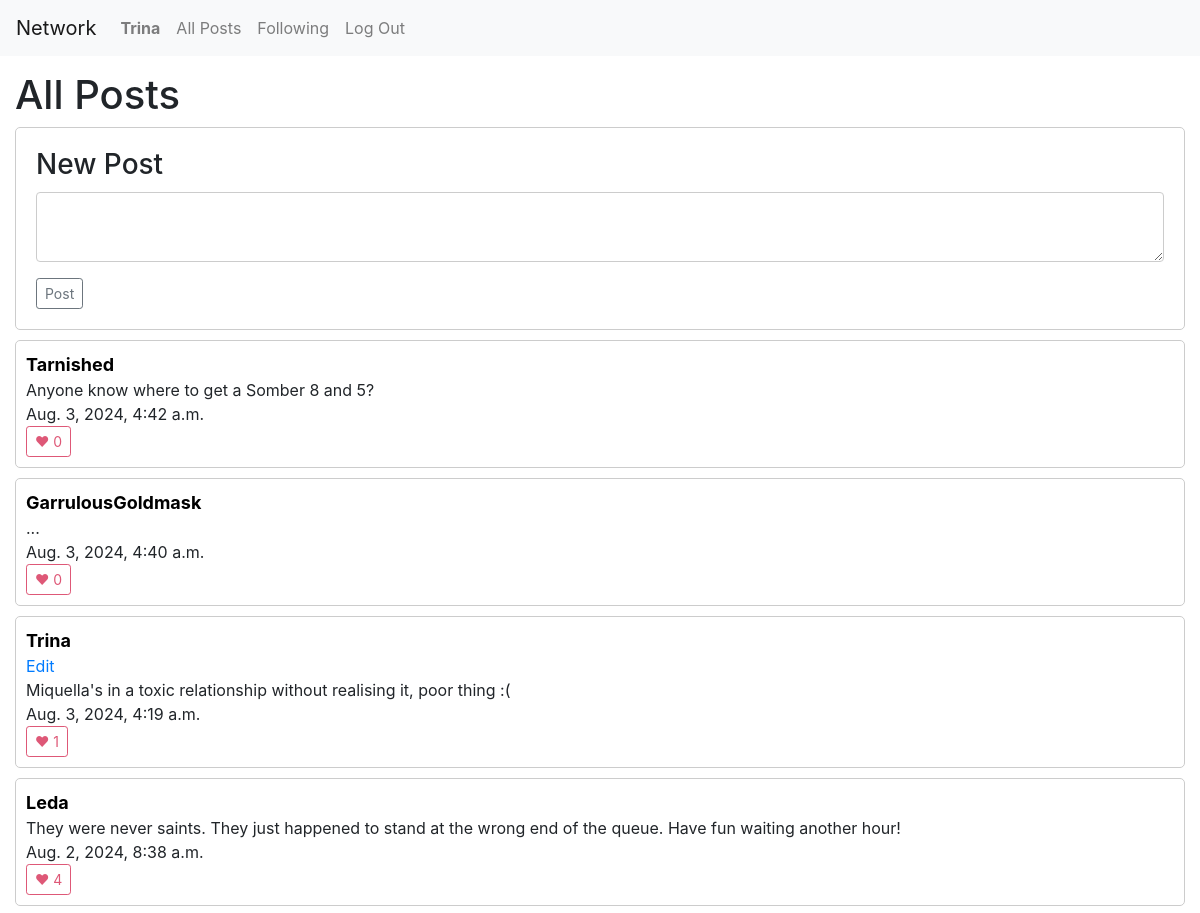
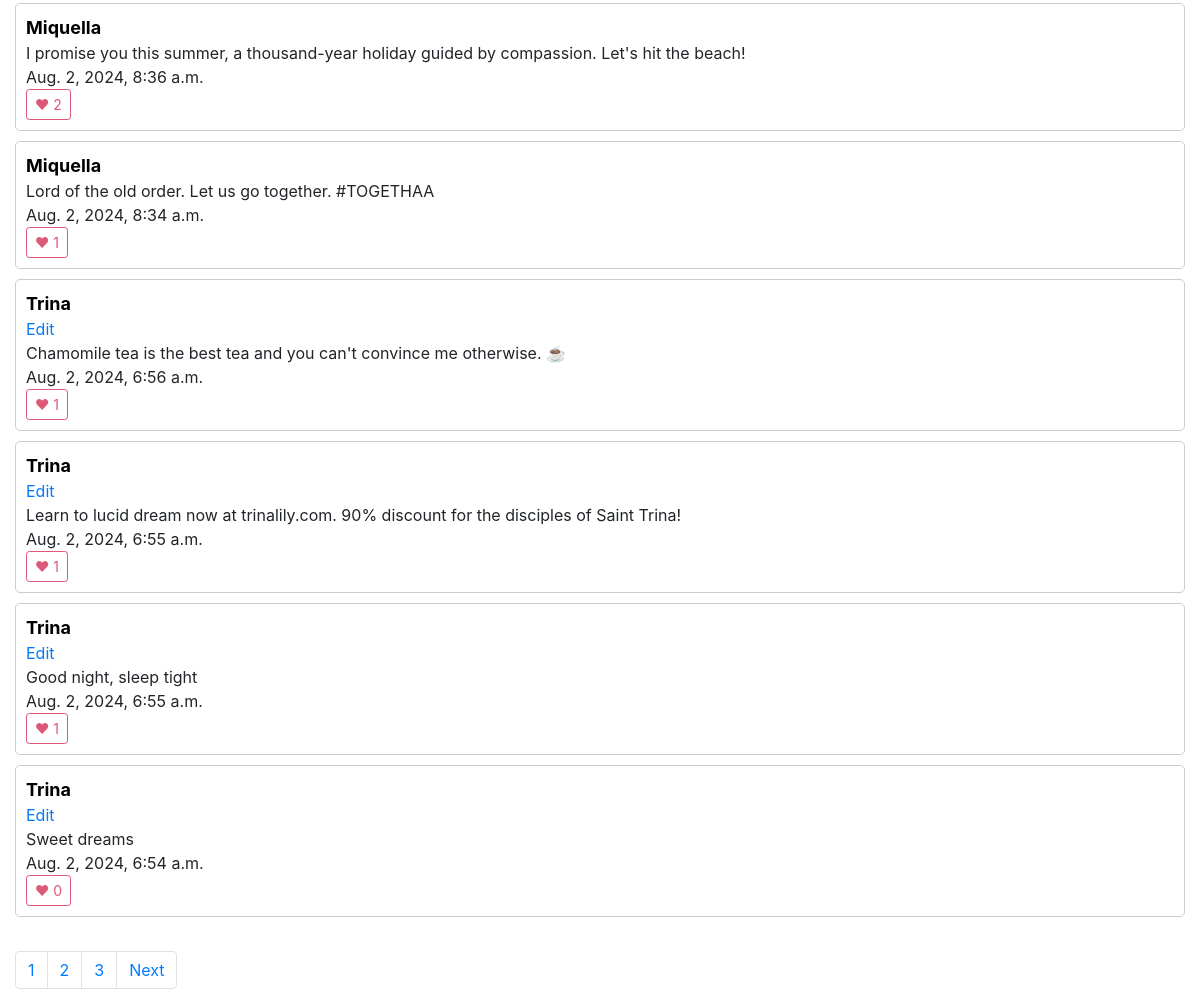
Page /all-posts/1 (signed in) on the committed database (2 pictures, top to bottom).
### network/models.py (models this page shows, shortened)
class User(AbstractUser):
    followers = models.ManyToManyField('self', related_name="following", null=True)
    following = models.ManyToManyField('self', related_name="followers",null=True)
    def __str__(self):
        return self.username

class Post(models.Model):
    user = models.ForeignKey("User", on_delete=models.CASCADE, related_name="posts")
    content = models.TextField(blank=True)
    timestamp = models.DateTimeField(auto_now_add=True)
    likes = models.IntegerField(default=0)
    likes_users = models.ManyToManyField("User", related_name="likes", null=True)

### network/views.py (the view)
# urls.py: path("all-posts/<int:page_num>", views.all_posts, name="all_posts"),
def all_posts(request, page_num):
    posts = Post.objects.all()
    posts = posts.order_by("-timestamp").all()
    p = Paginator(posts, 10)
    page_obj = p.get_page(page_num)
    prev_page = None
    has_prev_page = False
    if page_obj.has_previous():
        prev_page = page_obj.previous_page_number()
        has_prev_page = True
    next_page = None
    has_next_page = False
    if page_obj.has_next():
        next_page = page_obj.next_page_number()
        has_next_page = True
    return render(request, 'network/all.html', {
        "username":request.user,
        "posts": page_obj,
        "pages": p,
        "prev_page": prev_page,
        "has_prev_page": has_prev_page,
        "next_page": next_page,
        "has_next_page": has_next_page,
    })

### network/templates/network/all.html (shortened to what this page needs)
{% extends "network/layout.html" %}
{% load static %}
{% block body %}
  <h1>All Posts</h1>
  {% if user.is_authenticated %}
    <div id="new-post">
      <h3>New Post</h3>
      <form id="post-form">
          <textarea id="post-body"></textarea>
      </form>
      <button id="create" class="btn btn-sm btn-outline-secondary">Post</button>
    </div>
  {% endif %}
  {% for post in posts %}
  <div id="post-container">
      <a href="{% url 'user' post.user.username 1 %}" class="username-link">{{ post.user.username }}</a>
      {% if post.user == username %}
        <br><button id="edit-link-{{ post.id }}" class="edit-link" onclick="edit_post({{ post.id }})">Edit</button>
      {% endif %}
      <div id="content-{{ post.id }}">{{ post.content }}</div>
      {{ post.timestamp }} <br>
      <button id="like-{{ post.id }}" onclick="toggle_like({{ post.id }})" class="like-btn">♥ {{ post.likes_users.count }}</button>
  </div>
  {% endfor %}
  <br>
  <nav aria-label="Page navigation example">
    <ul class="pagination">
      {% for page in pages %}
        <li class="page-item"><a class="page-link"  href="{% url 'all_posts' page.number%}">{{ page.number }}</a></li>
      {% endfor %}
      {% if has_next_page %}
        <li class="page-item"><a class="page-link" href="{% url 'all_posts' next_page %}">Next</a></li>
      {% endif  %}
    </ul>
  </nav>
{% endblock %}

### network/templates/network/layout.html (shortened to what this page needs)
{% load static %}
<!DOCTYPE html>
<html lang="en">
    <head>
        <link rel="stylesheet" href="https://stackpath.bootstrapcdn.com/bootstrap/4.4.1/css/bootstrap.min.css">
        <link href="{% static 'network/styles.css' %}" rel="stylesheet">
    </head>
    <body>
        <nav class="navbar navbar-expand-lg navbar-light bg-light">
            <a class="navbar-brand" href="#">Network</a>
            <div>
              <ul class="navbar-nav mr-auto">
                {% if user.is_authenticated %}
                    <li class="nav-item">
                        <a id="nav-username" class="nav-link" href="{% url 'user' user.username 1 %}"><strong>{{ user.username }}</strong></a>
                    </li>
                {% endif %}
                <li class="nav-item">
                  <a class="nav-link" href="{% url 'index' %}">All Posts</a>
                </li>
                {% if user.is_authenticated %}
                    <li class="nav-item">
                        <a class="nav-link" href="{% url 'following' 1%}">Following</a>
                    </li>
                    <li class="nav-item">
                        <a class="nav-link" href="{% url 'logout' %}">Log Out</a>
                    </li>
                {% endif %}
              </ul>
            </div>
          </nav>
        <div class="body">
            {% block body %}
            {% endblock %}
        </div>
    </body>
</html>

### network/static/network/styles.css (style rules this page uses)
.body { margin:15px; }
#new-post > * { display: block; margin: 10px; }
#post-container { align-items: center; border: 1px solid #ccc; padding: 10px; margin-bottom: 10px; border-radius: 5px; }
#new-post { border: 1px solid #ccc; margin-bottom: 10px; padding:10px; border-radius: 5px; }
#post-body { width: 100%; box-sizing: border-box; padding: 10px; border: 1px solid #ccc; border-radius: 4px; resize: vertical; }
.edit-link { color:#007bff; background-color: transparent; border:none; padding:0px; }
.username-link { color:black; font-weight: bold; font-size: large; }
.like-btn { display: inline-block; font-weight: 400; text-align: center; vertical-align: middle; user-select: none; background-color: transparent; border: 1px solid transparent; transition: color .15s ease-in-out,background-color .15s ease-in-out,border-color .15s ease-in-out,box-shadow .15s ease-in-out; padding: .25rem .5rem; font-size: .875rem; line-height: 1.5; border-radius: .2rem; color: #de5877; border-color: #de5877; }

### rows in the picture
User: username "Trina"
Post: user.username "Tarnished", content "Anyone know where to get a Somber 8 and 5?", timestamp "Aug. 3, 2024, 4:42 a.m.", likes_users.count "0"
Post: user.username "GarrulousGoldmask", content "...", timestamp "Aug. 3, 2024, 4:40 a.m.", likes_users.count "0"
Post: user.username "Trina", content "Miquella's in a toxic relationship without realising it, poor thing :(", timestamp "Aug. 3, 2024, 4:19 a.m.", likes_users.count "1"
Post: user.username "Leda", content "They were never saints. They just happened to stand at the wrong end of the queue. Have fun waiting another hour!", timestamp "Aug. 2, 2024, 8:38 a.m.", likes_users.count "4"
Post: user.username "Miquella", content "I promise you this summer, a thousand-year holiday guided by compassion. Let's hit the beach!", timestamp "Aug. 2, 2024, 8:36 a.m.", likes_users.count "2"
Post: user.username "Miquella", content "Lord of the old order. Let us go together. #TOGETHAA", timestamp "Aug. 2, 2024, 8:34 a.m.", likes_users.count "1"
Post: user.username "Trina", content "Chamomile tea is the best tea and you can't convince me otherwise. ☕️", timestamp "Aug. 2, 2024, 6:56 a.m.", likes_users.count "1"
Post: user.username "Trina", content "Learn to lucid dream now at trinalily.com. 90% discount for the disciples of Saint Trina!", timestamp "Aug. 2, 2024, 6:55 a.m.", likes_users.count "1"
Post: user.username "Trina", content "Good night, sleep tight", timestamp "Aug. 2, 2024, 6:55 a.m.", likes_users.count "1"
Post: user.username "Trina", content "Sweet dreams", timestamp "Aug. 2, 2024, 6:54 a.m.", likes_users.count "0"

### other values in the picture
{{ page.number }} "1" "2" "3"
